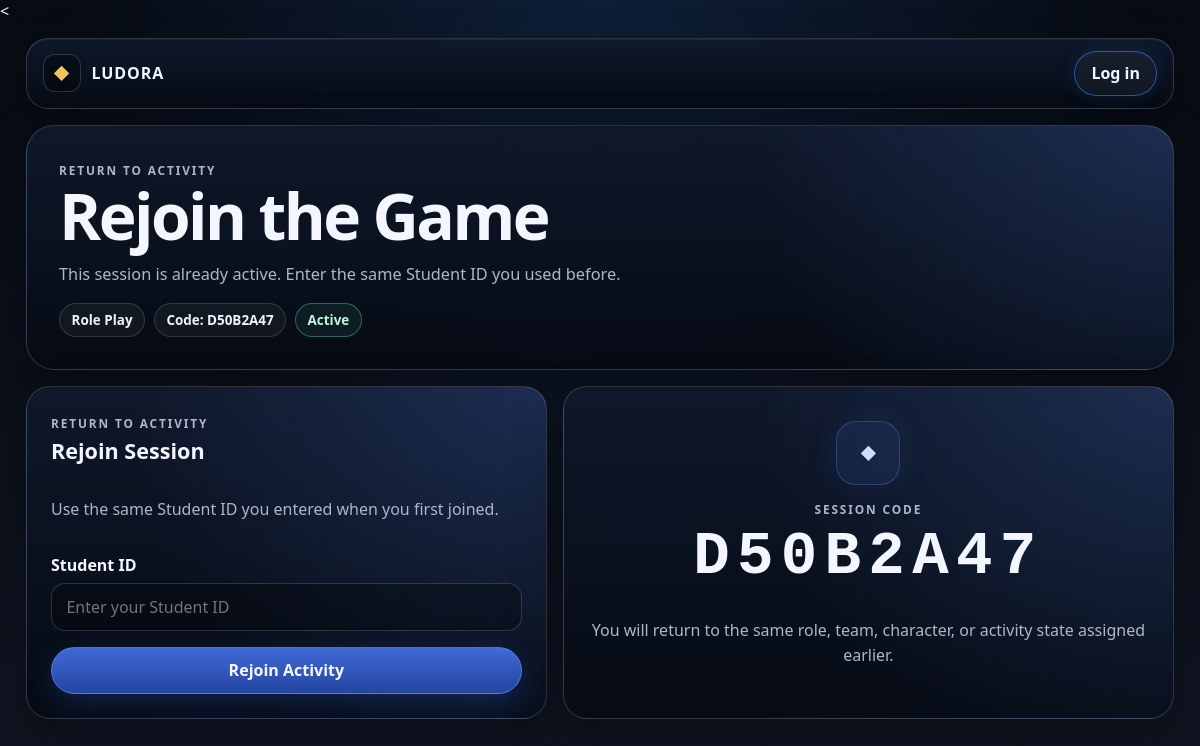
/sessions/join/D50B2A47/, run on the app's committed database.
### sessions/models.py (models this page shows, shortened)
class GameSession(models.Model):
    class Status(models.TextChoices):
        LOBBY = "LOBBY", "Lobby"
        ACTIVE = "ACTIVE", "Active"
        ENDED = "ENDED", "Ended"
    teacher = models.ForeignKey(
        settings.AUTH_USER_MODEL,
        on_delete=models.CASCADE,
        related_name="game_sessions",
    )
    game_template = models.ForeignKey(
        GameTemplate,
        on_delete=models.PROTECT,
        related_name="sessions",
    )
    title = models.CharField(max_length=150)
    join_code = models.SlugField(max_length=12, unique=True, blank=True)
    status = models.CharField(
        max_length=20,
        choices=Status.choices,
        default=Status.LOBBY,
    )
    current_step = models.CharField(
        max_length=50,
        default="waiting",
        help_text="Used to route students to the correct game step.",
    )
    created_at = models.DateTimeField(auto_now_add=True)
    started_at = models.DateTimeField(null=True, blank=True)
    ended_at = models.DateTimeField(null=True, blank=True)

### games/models.py (models this page shows, shortened)
class GameTemplate(models.Model):
    class GameCode(models.TextChoices):
        FANTASY_ROLES = "FANTASY_ROLES", "Fantasy Roles"
        CHOOSE_ADVENTURE = "CHOOSE_ADVENTURE", "Choose Your Own Adventure"
        TREASURE_HUNT = "TREASURE_HUNT", "Treasure Hunt"
        ROLE_PLAY = "ROLE_PLAY", "Role Play"
    code = models.CharField(
        max_length=50,
        choices=GameCode.choices,
        unique=True,
    )
    title = models.CharField(max_length=100)
    description = models.TextField(blank=True)
    is_active = models.BooleanField(default=True)

### sessions/views.py (the view, shortened to what this page needs)
# urls.py: path("join/<str:join_code>/", views.join_session, name="join_session"),
def join_session(request, join_code):
    session = get_object_or_404(
        GameSession,
        join_code=join_code,
    )
    join_error = None
    participant_id = request.session.get("participant_id")
    rejoin_only = (
        session.status == GameSession.Status.ACTIVE
    )
    return render(
        request,
        "sessions/join_session.html",
        {
            "session": session,
            "join_error": join_error,
            "join_closed": False,
            "rejoin_only": rejoin_only,
        },
    )

### templates/sessions/join_session.html (shortened to what this page needs)
{% extends "base.html" %}
{% load static %}
{% block content %}
<section class="session-shell session-join-page">
  <header class="session-hero session-hero-compact">
    <div class="session-hero-copy">
      {% if rejoin_only %}
        <span class="session-kicker">Return to Activity</span>
        <h1>Rejoin the Game</h1>
        <p class="session-lead">
          This session is already active. Enter the same Student ID you used before.
        </p>
      {% else %}
        <span class="session-kicker">Student Access</span>
        <h1>Join the Game</h1>
        <p class="session-lead">
          You are joining <strong>{{ session.title }}</strong>.
        </p>
      {% endif %}
      <div class="session-chip-row">
        <span class="session-chip">{{ session.game_template.title }}</span>
        <span class="session-chip">Code: {{ session.join_code }}</span>
        <span class="session-chip session-chip-status session-chip-status-{{ session.status|lower }}">
          {{ session.get_status_display }}
        </span>
      </div>
    </div>
  </header>
  <div class="session-join-grid">
    <article class="session-panel session-form-card">
      <div class="session-panel-heading">
        <div>
          <span class="session-kicker">
            {% if rejoin_only %}Return to Activity{% else %}Your Information{% endif %}
          </span>
          <h2>
            {% if rejoin_only %}Rejoin Session{% else %}Ready to Play?{% endif %}
          </h2>
        </div>
      </div>
      {% if not join_closed %}
        <form method="post" class="session-form">
          {% if rejoin_only %}
            <p class="session-muted">
              Use the same Student ID you entered when you first joined.
            </p>
            <div class="session-field">
              <label for="student_id">Student ID</label>
              <input
                type="text"
                id="student_id"
                name="student_id"
                placeholder="Enter your Student ID"
                inputmode="numeric"
                autocomplete="off"
                required
              >
            </div>
            <button class="session-btn session-btn-primary session-btn-wide" type="submit">
              Rejoin Activity
            </button>
          {% endif %}
        </form>
      {% else %}
        <p class="session-muted">
          This session is no longer available.
        </p>
      {% endif %}
    </article>
    <aside class="session-panel session-join-info-card">
      <div class="session-join-emblem" aria-hidden="true">◆</div>
      <span class="session-kicker">Session Code</span>
      <strong class="session-big-code">{{ session.join_code }}</strong>
      {% if rejoin_only %}
        <p class="session-muted">
          You will return to the same role, team, character, or activity state assigned earlier.
        </p>
      {% else %}
        <p class="session-muted">
          After joining, stay on the waiting screen. The activity will open automatically when your teacher starts it.
        </p>
      {% endif %}
    </aside>
  </div>
</section>
{% endblock %}

### data on the page
GameSession: game_template "Role Play", join_code "D50B2A47", status "Active"
